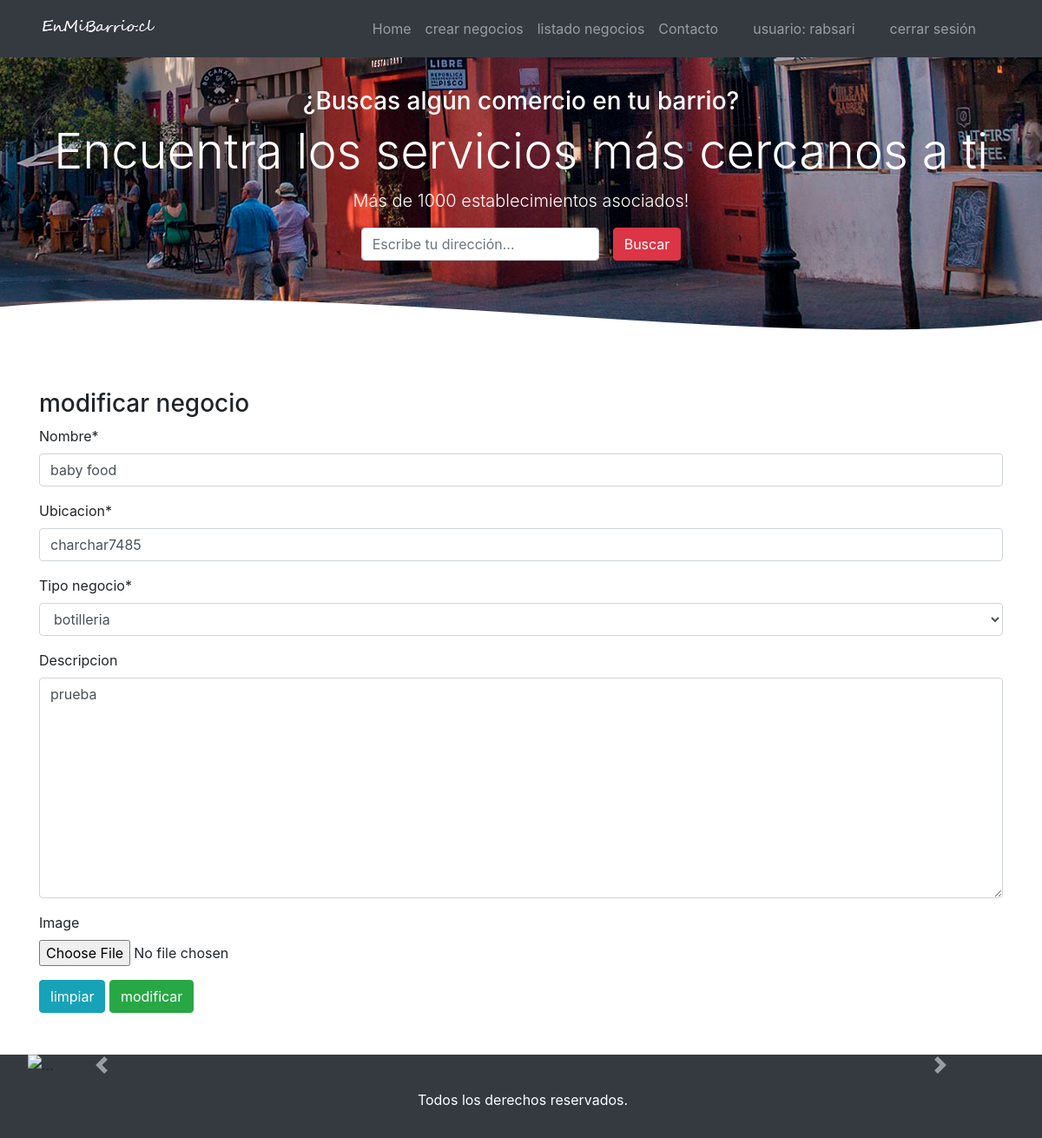
The page /modificar_negocio/8/ (signed in) on the database its author committed.
### cori/models.py (models this page shows, shortened)
class negocio(models.Model):
    nombre = models.CharField(max_length=200)
    ubicacion = models.CharField(max_length=200)
    tipo_negocio = models.ForeignKey(tipo_negocio, on_delete=models.CASCADE)
    descripcion = models.TextField(null=True, blank=True)
    image = models.ImageField(null=True, blank=True)

class tipo_negocio(models.Model):
    nombre = models.CharField(max_length=80)
    def __str__(self):
        return self.nombre

### cori/views.py (the view)
# urls.py: path('modificar_negocio/<id>/', modificar_negocio, name="modificar negocio"),
@login_required
@permission_required('cori.change_negocio')
def modificar_negocio(request, id):
    negocio1 = negocio.objects.get(id=id)
    data = {
        'form': negocioForm(instance=negocio1)
    }
    if request.method == 'POST':
        formulario = negocioForm(data=request.POST, instance=negocio1, files=request.FILES)
        if formulario.is_valid():
            formulario.save()
            data['mensaje'] = "modificado correctamente"
            data['form'] = negocioForm(instance=negocio.objects.get(id=id))
    return render(request, 'cori/modificar_negocio.html', data)

### cori/forms.py
class negocioForm(ModelForm):
    class Meta:
        model = negocio
        fields = ['nombre', 'ubicacion', 'tipo_negocio', 'descripcion', 'image']

### cori/templates/cori/modificar_negocio.html (shortened to what this page needs)
{% extends 'cori/base.html' %}
{% block contenido %}
<div class="container">
    <h3>modificar negocio</h3>
{% load crispy_forms_tags %}
<form action="" method="POST" enctype="multipart/form-data">
    {{ form | crispy }}
    <input type="reset" value="limpiar" class="btn btn-info">
    <input type="submit" value="modificar" class="btn btn-success">
</form>
</div>
{% endblock %}

### cori/templates/cori/base.html (shortened to what this page needs)
<!DOCTYPE html>
<html lang="es">
    <head>
        {% load pwa %}
        {% load static %}
        <link rel="stylesheet" href="{% static 'css/bootstrap.css' %}">
        <link rel="stylesheet" href="{% static 'css/flexboxgrid.css' %}">
        <link rel="stylesheet" href="{% static 'css/style.css' %}">
    </head>
    <body>
            <header>
                <div class="container-fluid bg-dark fixed-top">
                    <nav class="navbar navbar-expand-lg navbar-dark bg-dark container">
                        <a class="navbar-brand" href="{% url 'home' %}"><img src="{% static 'img/logo2.png' %}" alt="logo2"></a>
                        <div class="collapse navbar-collapse" id="navbarNavAltMarkup">
                            <div class="navbar-nav ml-auto">
                                <a class="nav-item nav-link" href="{% url 'home' %}">Home <span class="sr-only">(current)</span></a>
                                <a class="nav-item nav-link" href="{% url 'nuevo negocio' %}">crear negocios</a>
                                <a class="nav-item nav-link" href="{% url 'mis negocios' %}">listado negocios</a>
                                <a class="nav-item nav-link mr-4" href="{% url 'registro_usuario' %}">Contacto</a>
                                {% if user.is_authenticated %}
                                <a class="nav-item nav-link mr-4" href="#">usuario: {{ user.username }}</a>
                                <a class="nav-item nav-link mr-4" href="{% url 'logout' %}">cerrar sesión</a>
                                {% else %}
                                <a class="nav-item nav-link mr-4" href="{% url 'login' %}">iniciar sesión</a>
                                <a class="nav-item nav-link mr-4" href="{% url 'registro_usuario' %}">registrar</a>
                                {% endif %}
                            </div>
                        </div>
                    </nav>
                </div>
            </header>
            <div class="container-fluid  slider text-white d-flex flex-column justify-content-center align-items-center">
                <div class="text-center">
                    <h3 class="hidden-xs-down">¿Buscas algún comercio en tu barrio?</h3>
                    <h1 class="display-4">Encuentra los servicios más cercanos a ti</h1>
                    <p class="lead hidden-xs-down">Más de 1000 establecimientos asociados!</p>
                </div>
                <form action="" class="form-inline flex-column flex-sm-row">
                    <div class="form-group mr-3">
                        <input type="text" placeholder="Escribe tu dirección..." class="form-control">
                    </div>
                    <div class="form-group">
                        <input type="submit" class="btn btn-danger" value="Buscar">
                    </div>
                </form>
            </div>
            <br>
            <br>
           {% block contenido %}
           {% endblock%}
            <br>
            <br>
            <div class="container-fluid d-flex flex-column justify-content-center bg-dark ">
                <div id="carouselExampleFade" class="carousel slide carousel-fade" data-ride="carousel">
                    <div class="carousel-inner">
                        <div class="carousel-item active">
                            <img src="{% static 'img/bg/bckg1.png' %}" class="d-block w-100" alt="...">
                        </div>
                    </div>
                    <a class="carousel-control-prev" href="#carouselExampleFade" role="button" data-slide="prev">
                        <span class="carousel-control-prev-icon" aria-hidden="true"></span>
                    </a>
                    <a class="carousel-control-next" href="#carouselExampleFade" role="button" data-slide="next">
                        <span class="carousel-control-next-icon" aria-hidden="true"></span>
                    </a>
                </div>
            </div>
            <div class="container-fluid bg-dark py-3">
                <div class="container text-center text-white">
                    <p>Todos los derechos reservados.</p>
                </div>
            </div>
    </body>
</html>

### cori/static/css/flexboxgrid.css (style rules this page uses)
.container-fluid, .container { margin-right: auto; margin-left: auto; }
.container-fluid { padding-right: 2rem; padding-left: 2rem; }
@media only screen and (min-width: 48em) { .container { width: 49rem; } }
@media only screen and (min-width: 64em) { .container { width: 65rem; } }
@media only screen and (min-width: 75em) { .container { width: 76rem; } }

### cori/static/css/style.css (style rules this page uses)
.slider { background: url("img/banner2.png"); background-size: cover; background-position: center; height: 400px; object-fit: cover; }
body { margin: 0; }

### rows shown on the page
negocio: nombre "baby food", ubicacion "charchar7485", tipo_negocio "botilleria", descripcion "prueba"

### other values the page prints
{{ user.username }} "rabsari"
